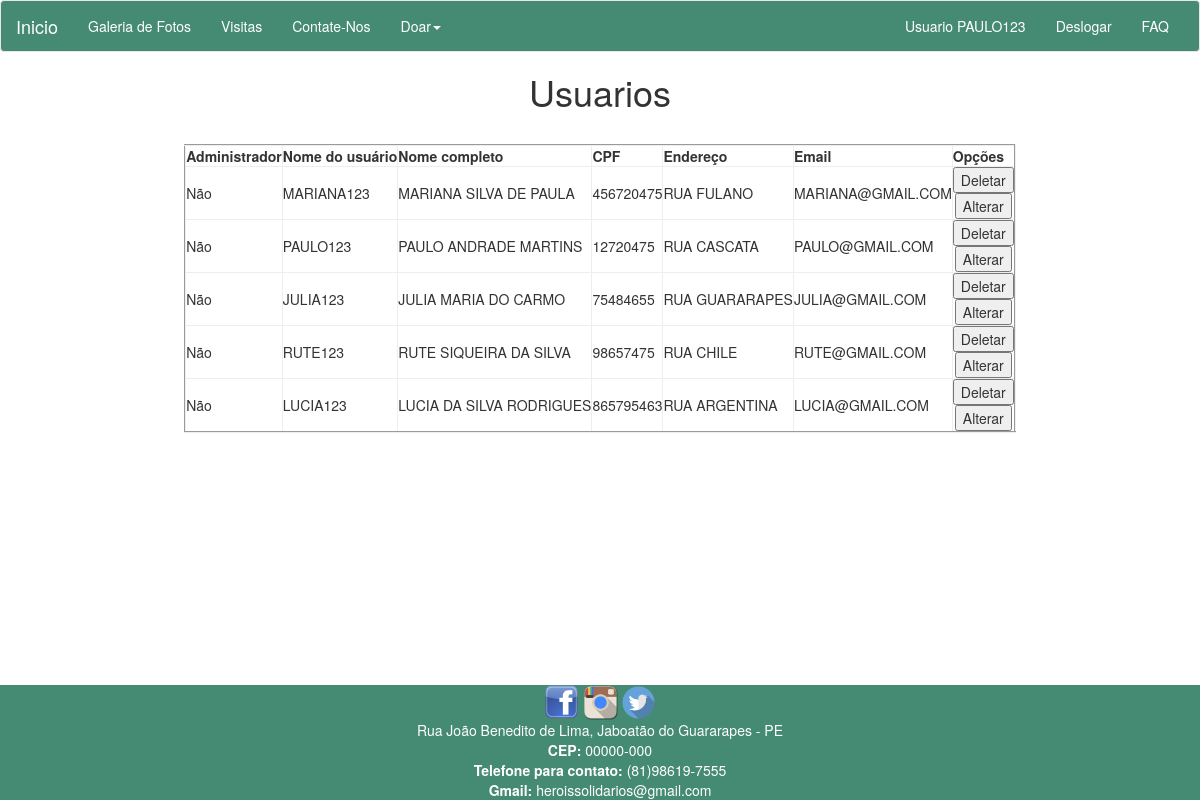
Screenshot of /listagem.php (signed in) with the database file from the repository.
### tables this page shows
CREATE TABLE USUARIO(
    CODIGO INT AUTO_INCREMENT,
    ADMINISTRADOR TINYINT(1) NOT NULL,
    NOMECOMPLETO VARCHAR (80),
    EMAIL VARCHAR (100),
    LOGIN_USUARIO VARCHAR(32) NOT NULL,
    SENHA_USUARIO VARCHAR(32) NOT NULL,
    CPF VARCHAR(14),
    ENDERECO TEXT(100),
    DATALOGIN DATETIME,
    PRIMARY KEY (CODIGO)
);

### listagem.php (the view, shortened to what this page needs)
<!DOCTYPE html>
<html lang="pt-br">
  <head>
    <link href="css/bootstrap.css" rel="stylesheet">
  </head>
<body>
<?php
require 'navegacao.php';
?>
        <center>
        <h1> Usuarios</h1>
        <br>
        <table border = "1" class="table-responsive" style="border: groove 2px; padding: 0.75em; margin: 2px;">
            <tr>
              	<th>Administrador</th>
                <th>Nome do usuário</th>
                <th>Nome completo</th>
                <th>CPF</th>
                <th>Endereço</th>
                <th>Email</th>
                <th>Opções</th>
            </tr>
            <?php
                $query = "select * from USUARIO";
                require ('conexao.php');
                $resultado = mysqli_query($conexao,$query);
                while($row = mysqli_fetch_array($resultado)){
            ?>
            <tr>
            	<td><?php if ($row["ADMINISTRADOR"] == 1) {
            		?>
            		Sim
            	<?php
            }else{
            	?>
            	Não
            	<?php
            }
            	?></td>
                <td> <?= $row["LOGIN_USUARIO"]?> </td>
                <td> <?= $row["NOMECOMPLETO"]?> </td>
                <td> <?= $row["CPF"]?> </td>
                <td> <?= $row["ENDERECO"]?> </td>
                <td> <?= $row["EMAIL"]?> </td>
                <td align="center">
        <form action="#" method="POST">
          <input type="submit" name="" value="Deletar">
        </form>
        <form action="#" method="POST">
          <input type="submit" name="" value="Alterar">
        </form>
       </td>
            </tr>
            <?php
                }
            ?>
        </table>
</center>
     <footer = class=" container-fluid" style="background-color: #458B74; color: #fff; position: fixed; bottom:0px; width:100%;">
      <center>
      <span><a href="https://www.facebook.com/Herois-Solid%C3%A1rios-154532011421669/" ><img src="images/fac.png" width="35px" style=" position: relative;  right: 0px" alt="Responsive image"></a></span>
      <span><a href="https://www.instagram.com/?hl=pt-br" ><img src="images/ins.png" width="35px" style=" position: relative;  right: 0px" alt="Responsive image"></a></span>
      <span><a href="https://twitter.com/login?lang=pt" ><img src="images/twt.png" width="35px" style=" position: relative;  right: 0px" alt="Responsive image"></a></span>
      <br>
      Rua João Benedito de Lima, Jaboatão do Guararapes - PE <br> <b>CEP:</b> 00000-000 <br>
      <b>Telefone para contato:</b> (81)98619-7555<br>
      <b>Gmail:</b> heroissolidarios@gmail.com
    </center>
    </footer>
  </body>
</html>

### rows the page displays
usuario: ADMINISTRADOR "Não", LOGIN_USUARIO "MARIANA123", NOMECOMPLETO "MARIANA SILVA DE PAULA", CPF "456720475", ENDERECO "RUA FULANO", EMAIL "MARIANA@GMAIL.COM"
usuario: ADMINISTRADOR "Não", LOGIN_USUARIO "PAULO123", NOMECOMPLETO "PAULO ANDRADE MARTINS", CPF "12720475", ENDERECO "RUA CASCATA", EMAIL "PAULO@GMAIL.COM"
usuario: ADMINISTRADOR "Não", LOGIN_USUARIO "JULIA123", NOMECOMPLETO "JULIA MARIA DO CARMO", CPF "75484655", ENDERECO "RUA GUARARAPES", EMAIL "JULIA@GMAIL.COM"
usuario: ADMINISTRADOR "Não", LOGIN_USUARIO "RUTE123", NOMECOMPLETO "RUTE SIQUEIRA DA SILVA", CPF "98657475", ENDERECO "RUA CHILE", EMAIL "RUTE@GMAIL.COM"
usuario: ADMINISTRADOR "Não", LOGIN_USUARIO "LUCIA123", NOMECOMPLETO "LUCIA DA SILVA RODRIGUES", CPF "865795463", ENDERECO "RUA ARGENTINA", EMAIL "LUCIA@GMAIL.COM"

### other values shown
$usuario "PAULO123"
